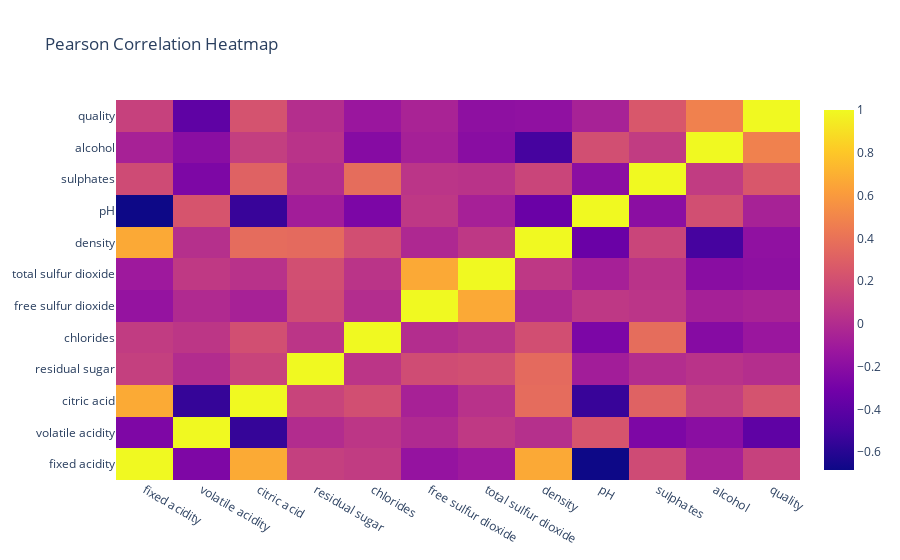

The notebook cell saved with this chart:
### Code cell
fig_pearson = go.Figure(data=go.Heatmap(
                    z = pearson_corr.values,
                    x = pearson_corr.columns,
                    y = pearson_corr.columns,
))

fig_pearson.update_layout(title = "Pearson Correlation Heatmap")
fig_pearson.show()
plt.savefig("./plots/Pearson Correlation heatmap")

### Figure 1 — Plotly figure (JSON) as saved in the notebook; plotly's stock layout.template omitted (floating-point values rounded to 4 significant figures; data arrays with more than 128 entries replaced by an {"elided": "..."} marker saying what was removed)
{"data": [{"type": "heatmap", "x": ["fixed acidity", "volatile acidity", "citric acid", "residual sugar", "chlorides", "free sulfur dioxide", "total sulfur dioxide", "density", "pH", "sulphates", "alcohol", "quality"], "y": ["fixed acidity", "volatile acidity", "citric acid", "residual sugar", "chlorides", "free sulfur dioxide", "total sulfur dioxide", "density", "pH", "sulphates", "alcohol", "quality"], "z": {"elided": "12x12 float values"}}], "layout": {"title": {"text": "Pearson Correlation Heatmap"}}}
